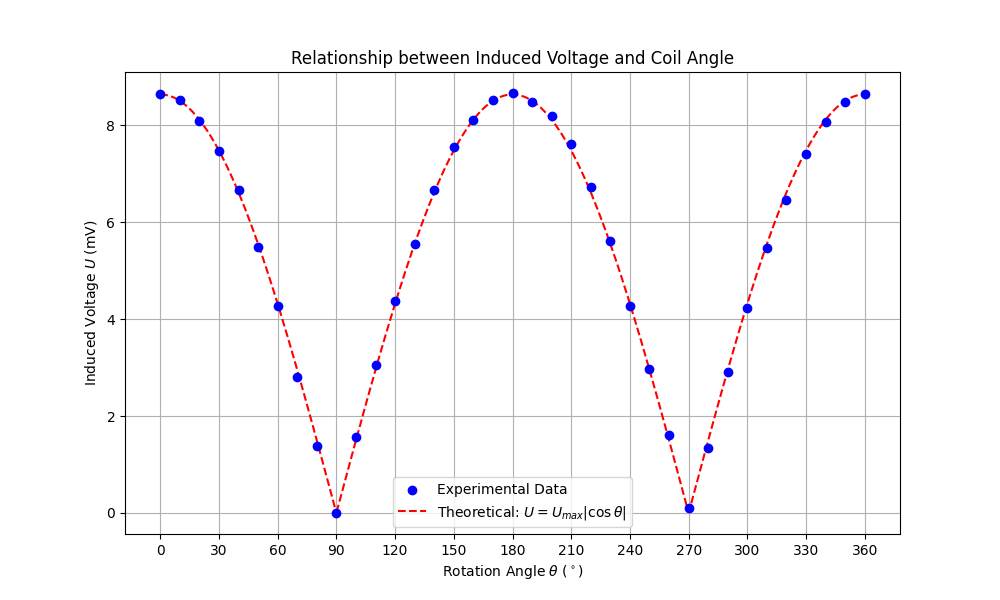

Reproduce this figure in Python.
import matplotlib.pyplot as plt
import numpy as np
import os

# Data
theta = np.array([
    0, 10, 20, 30, 40, 50, 60, 70, 80, 90,
    100, 110, 120, 130, 140, 150, 160, 170, 180, 190,
    200, 210, 220, 230, 240, 250, 260, 270, 280, 290,
    300, 310, 320, 330, 340, 350, 360
])

U_exp = np.array([
    8.64, 8.52, 8.09, 7.48, 6.67, 5.50, 4.28, 2.81, 1.38, 0.00,
    1.57, 3.05, 4.38, 5.56, 6.67, 7.55, 8.12, 8.52, 8.67, 8.48,
    8.19, 7.62, 6.73, 5.61, 4.27, 2.98, 1.60, 0.10, 1.35, 2.91,
    4.24, 5.47, 6.47, 7.41, 8.07, 8.49, 8.64
])

# Theoretical Curve
U_max = 8.64 # U at 0 degrees
theta_smooth = np.linspace(0, 360, 360)
U_theo = U_max * np.abs(np.cos(np.radians(theta_smooth)))

# Plotting
plt.figure(figsize=(10, 6))
plt.scatter(theta, U_exp, color='blue', label='Experimental Data', zorder=5)
plt.plot(theta_smooth, U_theo, color='red', linestyle='--', label=r'Theoretical: $U = U_{max}|\cos\theta|$')

plt.xlabel(r'Rotation Angle $\theta$ ($^\circ$)')
plt.ylabel(r'Induced Voltage $U$ (mV)')
plt.title(r'Relationship between Induced Voltage and Coil Angle')
plt.legend()
plt.grid(True)
plt.xticks(np.arange(0, 361, 30))

# Save plot
output_dir = r'c:\Personal Profie\Profile\UCAS\t-Sophomore\S1 new\Nomal Physics Experiments\dsh\todo1 Measurement of Magnetic Field'
output_path = os.path.join(output_dir, 'plot_coil_rotation.png')
plt.savefig(output_path)

print(f"Plot saved to {output_path}")

# Calculate Mean Absolute Error
U_theo_points = U_max * np.abs(np.cos(np.radians(theta)))
mae = np.mean(np.abs(U_exp - U_theo_points))
print(f"Mean Absolute Error: {mae:.4f} mV")
